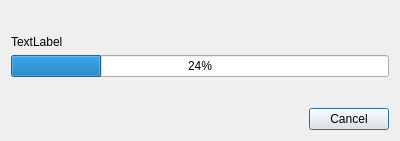
<?xml version="1.0" encoding="UTF-8"?>
<ui version="4.0">
 <class>Dialog</class>
 <widget class="QDialog" name="Dialog">
  <property name="windowModality">
   <enum>Qt::ApplicationModal</enum>
  </property>
  <property name="geometry">
   <rect>
    <x>0</x>
    <y>0</y>
    <width>400</width>
    <height>141</height>
   </rect>
  </property>
  <property name="windowTitle">
   <string>Progress</string>
  </property>
  <property name="modal">
   <bool>true</bool>
  </property>
  <layout class="QVBoxLayout" name="verticalLayout">
   <item>
    <spacer name="verticalSpacer_2">
     <property name="orientation">
      <enum>Qt::Vertical</enum>
     </property>
     <property name="sizeHint" stdset="0">
      <size>
       <width>20</width>
       <height>31</height>
      </size>
     </property>
    </spacer>
   </item>
   <item>
    <widget class="QLabel" name="progressLabel">
     <property name="text">
      <string>TextLabel</string>
     </property>
    </widget>
   </item>
   <item>
    <widget class="QProgressBar" name="progressBar">
     <property name="value">
      <number>24</number>
     </property>
    </widget>
   </item>
   <item>
    <spacer name="verticalSpacer">
     <property name="orientation">
      <enum>Qt::Vertical</enum>
     </property>
     <property name="sizeHint" stdset="0">
      <size>
       <width>20</width>
       <height>31</height>
      </size>
     </property>
    </spacer>
   </item>
   <item>
    <widget class="QDialogButtonBox" name="buttonBox">
     <property name="orientation">
      <enum>Qt::Horizontal</enum>
     </property>
     <property name="standardButtons">
      <set>QDialogButtonBox::Cancel</set>
     </property>
    </widget>
   </item>
  </layout>
 </widget>
 <resources/>
 <connections>
  <connection>
   <sender>buttonBox</sender>
   <signal>accepted()</signal>
   <receiver>Dialog</receiver>
   <slot>accept()</slot>
   <hints>
    <hint type="sourcelabel">
     <x>248</x>
     <y>254</y>
    </hint>
    <hint type="destinationlabel">
     <x>157</x>
     <y>274</y>
    </hint>
   </hints>
  </connection>
  <connection>
   <sender>buttonBox</sender>
   <signal>rejected()</signal>
   <receiver>Dialog</receiver>
   <slot>reject()</slot>
   <hints>
    <hint type="sourcelabel">
     <x>316</x>
     <y>260</y>
    </hint>
    <hint type="destinationlabel">
     <x>286</x>
     <y>274</y>
    </hint>
   </hints>
  </connection>
 </connections>
</ui>
